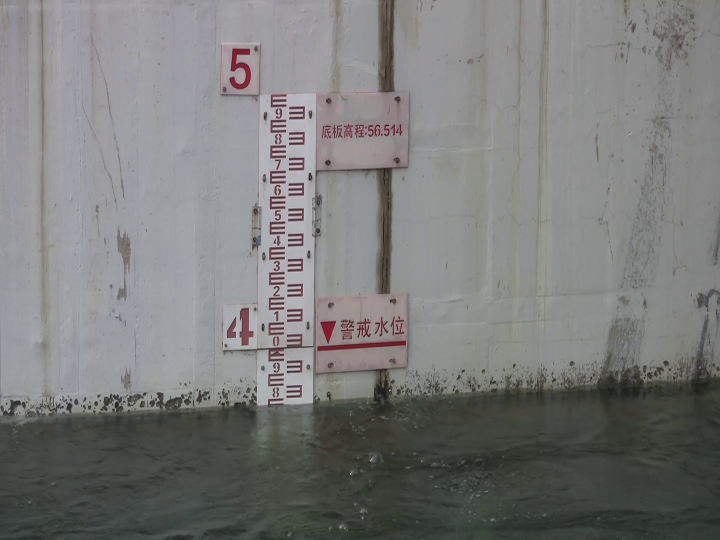
#> input picture shuili_detect/test.jpg, 1440 x 1080 px (shown at 1/2 size)
$ python -i blur.py   (imports and definitions only)   (older library calls are emulated)
#> lines starting #> are read from the running program, lines starting #| are printed output that depends on the picture
#> further down, picture is the input picture: PIL image 1440x1080 RGB; mean R, G, B 123.1, 123.4, 122.7
# -*-coding: utf-8 -*-
# 使用Pil进行图像增强
from PIL import Image, ImageFilter
from matplotlib import pyplot as plt
from IPython.display import display
import random


def resize_blur(img):
    """
    ① NEAREST：最近滤波。从输入图像中选取最近的像素作为输出像素。
    ② BILINEAR：双线性内插滤波。在输入图像的2*2矩阵上进行线性插值。
    ③ BICUBIC：双立方滤波。在输入图像的4*4矩阵上进行立方插值。
    ④ ANTIALIAS：平滑滤波。对所有可以影响输出像素的输入像素进行高质量的重采样滤波，以计算输出像素值。
    """
    seed = random.random()*3+1  # 放缩倍数
    filter_type = random.choice([0, 1, 2, 3])  # 插值方式
    width, height = img.size[0], img.size[0]
#> width = 1440; height = 1440
    if filter_type == 0:
        img = img.resize((int(width/seed), int(height/seed)),Image.NEAREST)
        img = img.resize((width, height),Image.NEAREST)
    elif filter_type == 1:
        img = img.resize((int(width/seed), int(height/seed)),Image.BILINEAR)
        img = img.resize((width, height),Image.BILINEAR)
    elif filter_type == 2:
        img = img.resize((int(width/seed), int(height/seed)),Image.BICUBIC)
        img = img.resize((width, height),Image.BICUBIC)
    else:
        img = img.resize((int(width/seed), int(height/seed)),Image.ANTIALIAS)
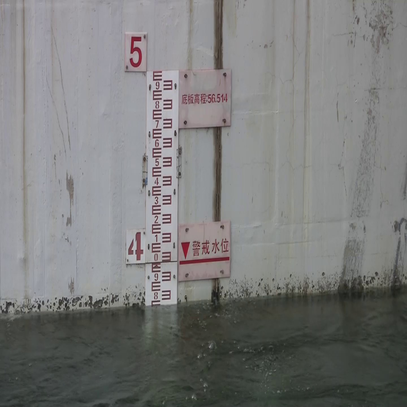
#> img: PIL image 407x407 RGB; mean R, G, B 123.1, 123.4, 122.7
        img = img.resize((width, height),Image.ANTIALIAS)
#> img: PIL image 1440x1440 RGB
    return img

def direct_blur(img):
    return img.filter(ImageFilter.BLUR)


def guass_blur(img):
    radius = random.random()*3  # 0-3
    return img.filter(ImageFilter.GaussianBlur(radius=radius))

def apply_random_blur(img):
    blur_type = random.choice([0,0,0,0,0,0,0,2,3,1])   # 0-原图
    if blur_type == 1:
        img = resize_blur(img)
    elif blur_type == 2:
        img = guass_blur(img)
    elif blur_type == 3:
        img = direct_blur(img)
    return img, blur_type

# [3 lines not run here, left out]

>>> from PIL import Image
>>> picture = Image.open('test.jpg')
>>> result = resize_blur(picture)
